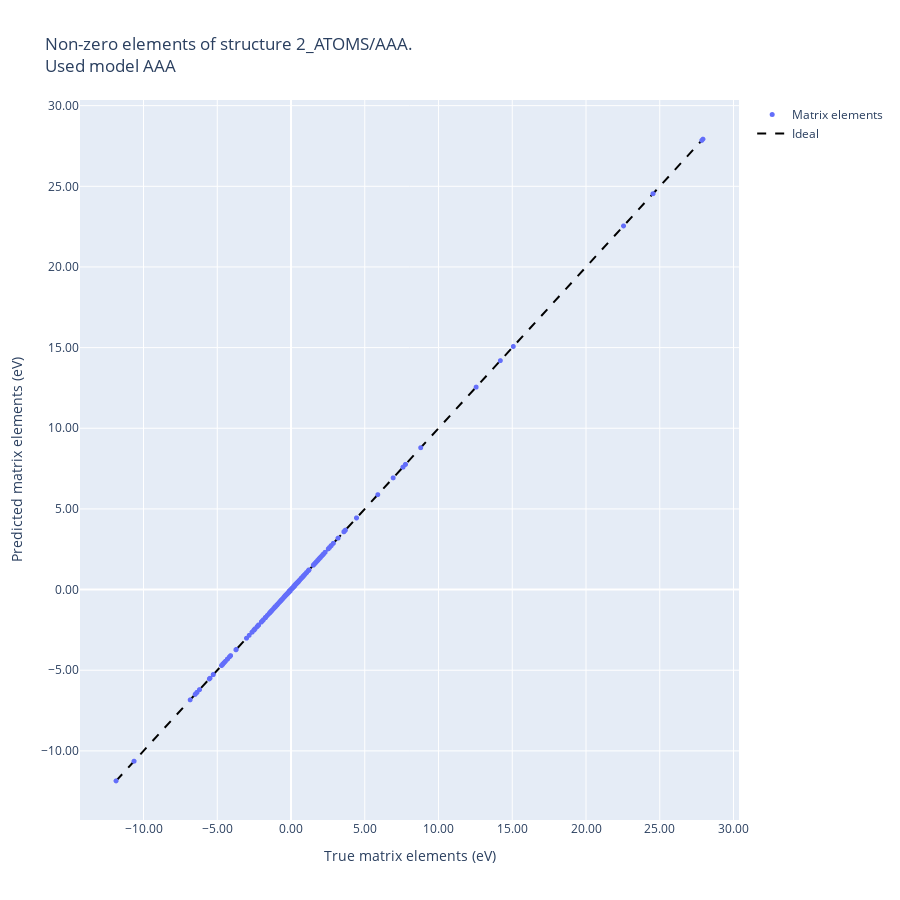

Notebook code for this chart:
### Code cell
from joblib import dump, load
import sisl
orbitals = {
    0: "s1",
    1: "s2",
    2: "py1",
    3: "pz1",
    4: "px1",
    5: "py2",
    6: "pz2",
    7: "px2",
    8: "Pdxy",
    9: "Pdyz",
    10: "Pdz2",
    11: "Pdxz",
    12: "Pdx2-y2",
}
n_orbs=13

data = load("../scripts/coo_matrix_2atm.joblib")
matrix = data['coo_matrix']
path = "../" / data["path"][0]

h_true = matrix
h_pred = matrix
n_atoms = 2

# 3. Plot nnz diagonal plot
geometry = sisl.get_sile(path / "aiida.fdf").read_geometry()
nnz_el = len(h_pred.data)
matrix_labels = []
for k in range(nnz_el):
    row = h_pred.row[k]
    col = h_pred.col[k]
    orb_in = orbitals[col % n_orbs]
    orb_out = orbitals[row % n_orbs]
    isc = str(geometry.o2isc(col))
    atom_in = str((col // n_orbs) % n_atoms + 1)
    atom_out = str((row // n_orbs) % n_atoms + 1)

    # Join altogether
    label = ''.join([orb_in, " -> ", orb_out, " ", isc, " ", atom_in, " -> ", atom_out])

    # Store the labels 
    matrix_labels.append(label)

# filepath= savedir / f"{n_atoms}atm_{structure}_nnzelements.html"
title = f"Non-zero elements of structure {n_atoms}_ATOMS/{"AAA"}.<br>Used model {"AAA"}"
title_x = "True matrix elements (eV)"
title_y = "Predicted matrix elements (eV)"
true_values = h_true.data
pred_values = h_pred.data
from plot_utilities.plot_for_scripts import plot_diagonal
plot_diagonal(
    true_values, pred_values, matrix_labels, # 1D array of elements.
    title=title, title_x=title_x, title_y=title_y, colors=None,
    filepath=None
)
None

### Figure 1 — Plotly figure (JSON) as saved in the notebook; plotly's stock layout.template omitted (floating-point values rounded to 4 significant figures; data arrays with more than 128 entries replaced by an {"elided": "..."} marker saying what was removed)
{"data": [{"marker": {"line": {"width": 0}, "size": 5}, "mode": "markers", "name": "Matrix elements", "text": {"elided": "16900 str values"}, "type": "scattergl", "x": {"elided": "16900 float values"}, "y": {"elided": "16900 float values"}}, {"line": {"color": "black", "dash": "dash"}, "mode": "lines", "name": "Ideal", "type": "scatter", "x": [-11.86, 27.92], "y": [-11.86, 27.92]}], "layout": {"height": 900, "title": {"text": "Non-zero elements of structure 2_ATOMS/AAA.<br>Used model AAA"}, "width": 900, "xaxis": {"tickformat": ".2f", "title": {"text": "True matrix elements (eV)"}}, "yaxis": {"tickformat": ".2f", "title": {"text": "Predicted matrix elements (eV)"}}}}
